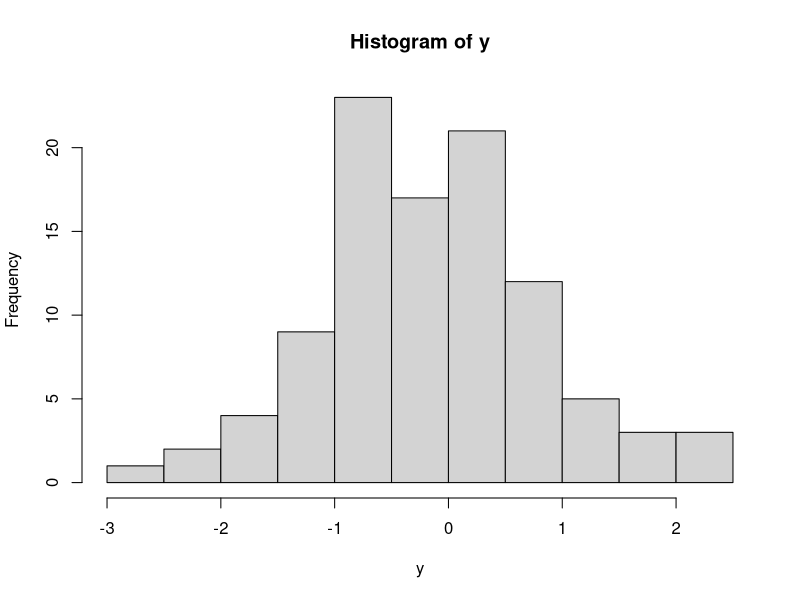

Write the R code that produced this figure.
## ---- chunk 1
knitr::opts_chunk$set(echo = TRUE)
## ---- chunk 2
exists("x")
## ---- chunk 3
y <- rnorm(100)
## ---- chunk 4
hist(y)
## ---- chunk 5
rnorm(100)
## ---- chunk 6
message("erro")
warning("erro")
## ---- chunk 7
message("erro")
warning("erro")
## ---- chunk 8
z <- rnorm(100)
## ---- chunk 9
exists("z")
